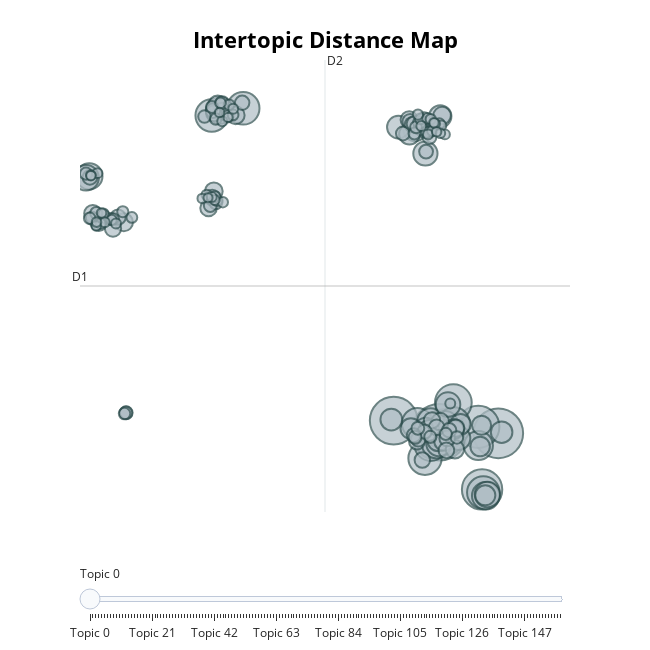

The code cell stored with this chart in its notebook:
### Code cell
counterberto2.visualize_topics()

### Figure 1 — Plotly figure (JSON) as saved in the notebook; plotly's stock layout.template omitted (floating-point values rounded to 4 significant figures; data arrays with more than 128 entries replaced by an {"elided": "..."} marker saying what was removed)
{"data": [{"customdata": {"elided": "160x5 mixed values"}, "hovertemplate": "<b>Topic %{customdata[2]}</b><br>Words: %{customdata[3]}<br>Size: %{customdata[4]}", "legendgroup": "", "marker": {"color": "#B0BEC5", "line": {"color": "DarkSlateGrey", "width": 2}, "size": {"elided": "160 int values"}, "sizemode": "area", "sizeref": 0.2419, "symbol": "circle"}, "mode": "markers", "name": "", "orientation": "v", "showlegend": false, "type": "scatter", "x": {"elided": "160 float values"}, "xaxis": "x", "y": {"elided": "160 float values"}, "yaxis": "y"}], "layout": {"annotations": [{"showarrow": false, "text": "D1", "x": 0.9088, "y": 4.963, "yshift": 10}, {"showarrow": false, "text": "D2", "x": 7.421, "xshift": 10, "y": 16.0}], "height": 650, "hoverlabel": {"bgcolor": "white", "font": {"family": "Rockwell", "size": 16}}, "legend": {"itemsizing": "constant", "tracegroupgap": 0}, "margin": {"t": 60}, "shapes": [{"line": {"color": "#CFD8DC", "width": 2}, "type": "line", "x0": 7.421, "x1": 7.421, "y0": -6.075, "y1": 16.0}, {"line": {"color": "#9E9E9E", "width": 2}, "type": "line", "x0": 0.9088, "x1": 13.93, "y0": 4.963, "y1": 4.963}], "sliders": [{"active": 0, "pad": {"t": 50}, "steps": [{"args": [{"marker.color": {"elided": "1x160 str values"}}], "label": "Topic 0", "method": "update"}, {"args": [{"marker.color": {"elided": "1x160 str values"}}], "label": "Topic 1", "method": "update"}, {"args": [{"marker.color": {"elided": "1x160 str values"}}], "label": "Topic 2", "method": "update"}, {"args": [{"marker.color": {"elided": "1x160 str values"}}], "label": "Topic 3", "method": "update"}, {"args": [{"marker.color": {"elided": "1x160 str values"}}], "label": "Topic 4", "method": "update"}, {"args": [{"marker.color": {"elided": "1x160 str values"}}], "label": "Topic 5", "method": "update"}, {"args": [{"marker.color": {"elided": "1x160 str values"}}], "label": "Topic 6", "method": "update"}, {"args": [{"marker.color": {"elided": "1x160 str values"}}], "label": "Topic 7", "method": "update"}, {"args": [{"marker.color": {"elided": "1x160 str values"}}], "label": "Topic 8", "method": "update"}, {"args": [{"marker.color": {"elided": "1x160 str values"}}], "label": "Topic 9", "method": "update"}, {"args": [{"marker.color": {"elided": "1x160 str values"}}], "label": "Topic 10", "method": "update"}, {"args": [{"marker.color": {"elided": "1x160 str values"}}], "label": "Topic 11", "method": "update"}, {"args": [{"marker.color": {"elided": "1x160 str values"}}], "label": "Topic 12", "method": "update"}, {"args": [{"marker.color": {"elided": "1x160 str values"}}], "label": "Topic 13", "method": "update"}, {"args": [{"marker.color": {"elided": "1x160 str values"}}], "label": "Topic 14", "method": "update"}, {"args": [{"marker.color": {"elided": "1x160 str values"}}], "label": "Topic 15", "method": "update"}, {"args": [{"marker.color": {"elided": "1x160 str values"}}], "label": "Topic 16", "method": "update"}, {"args": [{"marker.color": {"elided": "1x160 str values"}}], "label": "Topic 17", "method": "update"}, {"args": [{"marker.color": {"elided": "1x160 str values"}}], "label": "Topic 18", "method": "update"}, {"args": [{"marker.color": {"elided": "1x160 str values"}}], "label": "Topic 19", "method": "update"}, {"args": [{"marker.color": {"elided": "1x160 str values"}}], "label": "Topic 20", "method": "update"}, {"args": [{"marker.color": {"elided": "1x160 str values"}}], "label": "Topic 21", "method": "update"}, {"args": [{"marker.color": {"elided": "1x160 str values"}}], "label": "Topic 22", "method": "update"}, {"args": [{"marker.color": {"elided": "1x160 str values"}}], "label": "Topic 23", "method": "update"}, {"args": [{"marker.color": {"elided": "1x160 str values"}}], "label": "Topic 24", "method": "update"}, {"args": [{"marker.color": {"elided": "1x160 str values"}}], "label": "Topic 25", "method": "update"}, {"args": [{"marker.color": {"elided": "1x160 str values"}}], "label": "Topic 26", "method": "update"}, {"args": [{"marker.color": {"elided": "1x160 str values"}}], "label": "Topic 27", "method": "update"}, {"args": [{"marker.color": {"elided": "1x160 str values"}}], "label": "Topic 28", "method": "update"}, {"args": [{"marker.color": {"elided": "1x160 str values"}}], "label": "Topic 29", "method": "update"}, {"args": [{"marker.color": {"elided": "1x160 str values"}}], "label": "Topic 30", "method": "update"}, {"args": [{"marker.color": {"elided": "1x160 str values"}}], "label": "Topic 31", "method": "update"}, {"args": [{"marker.color": {"elided": "1x160 str values"}}], "label": "Topic 32", "method": "update"}, {"args": [{"marker.color": {"elided": "1x160 str values"}}], "label": "Topic 33", "method": "update"}, {"args": [{"marker.color": {"elided": "1x160 str values"}}], "label": "Topic 34", "method": "update"}, {"args": [{"marker.color": {"elided": "1x160 str values"}}], "label": "Topic 35", "method": "update"}, {"args": [{"marker.color": {"elided": "1x160 str values"}}], "label": "Topic 36", "method": "update"}, {"args": [{"marker.color": {"elided": "1x160 str values"}}], "label": "Topic 37", "method": "update"}, {"args": [{"marker.color": {"elided": "1x160 str values"}}], "label": "Topic 38", "method": "update"}, {"args": [{"marker.color": {"elided": "1x160 str values"}}], "label": "Topic 39", "method": "update"}, {"args": [{"marker.color": {"elided": "1x160 str values"}}], "label": "Topic 40", "method": "update"}, {"args": [{"marker.color": {"elided": "1x160 str values"}}], "label": "Topic 41", "method": "update"}, {"args": [{"marker.color": {"elided": "1x160 str values"}}], "label": "Topic 42", "method": "update"}, {"args": [{"marker.color": {"elided": "1x160 str values"}}], "label": "Topic 43", "method": "update"}, {"args": [{"marker.color": {"elided": "1x160 str values"}}], "label": "Topic 44", "method": "update"}, {"args": [{"marker.color": {"elided": "1x160 str values"}}], "label": "Topic 45", "method": "update"}, {"args": [{"marker.color": {"elided": "1x160 str values"}}], "label": "Topic 46", "method": "update"}, {"args": [{"marker.color": {"elided": "1x160 str values"}}], "label": "Topic 47", "method": "update"}, {"args": [{"marker.color": {"elided": "1x160 str values"}}], "label": "Topic 48", "method": "update"}, {"args": [{"marker.color": {"elided": "1x160 str values"}}], "label": "Topic 49", "method": "update"}, {"args": [{"marker.color": {"elided": "1x160 str values"}}], "label": "Topic 50", "method": "update"}, {"args": [{"marker.color": {"elided": "1x160 str values"}}], "label": "Topic 51", "method": "update"}, {"args": [{"marker.color": {"elided": "1x160 str values"}}], "label": "Topic 52", "method": "update"}, {"args": [{"marker.color": {"elided": "1x160 str values"}}], "label": "Topic 53", "method": "update"}, {"args": [{"marker.color": {"elided": "1x160 str values"}}], "label": "Topic 54", "method": "update"}, {"args": [{"marker.color": {"elided": "1x160 str values"}}], "label": "Topic 55", "method": "update"}, {"args": [{"marker.color": {"elided": "1x160 str values"}}], "label": "Topic 56", "method": "update"}, {"args": [{"marker.color": {"elided": "1x160 str values"}}], "label": "Topic 57", "method": "update"}, {"args": [{"marker.color": {"elided": "1x160 str values"}}], "label": "Topic 58", "method": "update"}, {"args": [{"marker.color": {"elided": "1x160 str values"}}], "label": "Topic 59", "method": "update"}, {"args": [{"marker.color": {"elided": "1x160 str values"}}], "label": "Topic 60", "method": "update"}, {"args": [{"marker.color": {"elided": "1x160 str values"}}], "label": "Topic 61", "method": "update"}, {"args": [{"marker.color": {"elided": "1x160 str values"}}], "label": "Topic 62", "method": "update"}, {"args": [{"marker.color": {"elided": "1x160 str values"}}], "label": "Topic 63", "method": "update"}, {"args": [{"marker.color": {"elided": "1x160 str values"}}], "label": "Topic 64", "method": "update"}, {"args": [{"marker.color": {"elided": "1x160 str values"}}], "label": "Topic 65", "method": "update"}, {"args": [{"marker.color": {"elided": "1x160 str values"}}], "label": "Topic 66", "method": "update"}, {"args": [{"marker.color": {"elided": "1x160 str values"}}], "label": "Topic 67", "method": "update"}, {"args": [{"marker.color": {"elided": "1x160 str values"}}], "label": "Topic 68", "method": "update"}, {"args": [{"marker.color": {"elided": "1x160 str values"}}], "label": "Topic 69", "method": "update"}, {"args": [{"marker.color": {"elided": "1x160 str values"}}], "label": "Topic 70", "method": "update"}, {"args": [{"marker.color": {"elided": "1x160 str values"}}], "label": "Topic 71", "method": "update"}, {"args": [{"marker.color": {"elided": "1x160 str values"}}], "label": "Topic 72", "method": "update"}, {"args": [{"marker.color": {"elided": "1x160 str values"}}], "label": "Topic 73", "method": "update"}, {"args": [{"marker.color": {"elided": "1x160 str values"}}], "label": "Topic 74", "method": "update"}, {"args": [{"marker.color": {"elided": "1x160 str values"}}], "label": "Topic 75", "method": "update"}, {"args": [{"marker.color": {"elided": "1x160 str values"}}], "label": "Topic 76", "method": "update"}, {"args": [{"marker.color": {"elided": "1x160 str values"}}], "label": "Topic 77", "method": "update"}, {"args": [{"marker.color": {"elided": "1x160 str values"}}], "label": "Topic 78", "method": "update"}, {"args": [{"marker.color": {"elided": "1x160 str values"}}], "label": "Topic 79", "method": "update"}, {"args": [{"marker.color": {"elided": "1x160 str values"}}], "label": "Topic 80", "method": "update"}, {"args": [{"marker.color": {"elided": "1x160 str values"}}], "label": "Topic 81", "method": "update"}, {"args": [{"marker.color": {"elided": "1x160 str values"}}], "label": "Topic 82", "method": "update"}, {"args": [{"marker.color": {"elided": "1x160 str values"}}], "label": "Topic 83", "method": "update"}, {"args": [{"marker.color": {"elided": "1x160 str values"}}], "label": "Topic 84", "method": "update"}, {"args": [{"marker.color": {"elided": "1x160 str values"}}], "label": "Topic 85", "method": "update"}, {"args": [{"marker.color": {"elided": "1x160 str values"}}], "label": "Topic 86", "method": "update"}, {"args": [{"marker.color": {"elided": "1x160 str values"}}], "label": "Topic 87", "method": "update"}, {"args": [{"marker.color": {"elided": "1x160 str values"}}], "label": "Topic 88", "method": "update"}, {"args": [{"marker.color": {"elided": "1x160 str values"}}], "label": "Topic 89", "method": "update"}, {"args": [{"marker.color": {"elided": "1x160 str values"}}], "label": "Topic 90", "method": "update"}, {"args": [{"marker.color": {"elided": "1x160 str values"}}], "label": "Topic 91", "method": "update"}, {"args": [{"marker.color": {"elided": "1x160 str values"}}], "label": "Topic 92", "method": "update"}, {"args": [{"marker.color": {"elided": "1x160 str values"}}], "label": "Topic 93", "method": "update"}, {"args": [{"marker.color": {"elided": "1x160 str values"}}], "label": "Topic 94", "method": "update"}, {"args": [{"marker.color": {"elided": "1x160 str values"}}], "label": "Topic 95", "method": "update"}, {"args": [{"marker.color": {"elided": "1x160 str values"}}], "label": "Topic 96", "method": "update"}, {"args": [{"marker.color": {"elided": "1x160 str values"}}], "label": "Topic 97", "method": "update"}, {"args": [{"marker.color": {"elided": "1x160 str values"}}], "label": "Topic 98", "method": "update"}, {"args": [{"marker.color": {"elided": "1x160 str values"}}], "label": "Topic 99", "method": "update"}, {"args": [{"marker.color": {"elided": "1x160 str values"}}], "label": "Topic 100", "method": "update"}, {"args": [{"marker.color": {"elided": "1x160 str values"}}], "label": "Topic 101", "method": "update"}, {"args": [{"marker.color": {"elided": "1x160 str values"}}], "label": "Topic 102", "method": "update"}, {"args": [{"marker.color": {"elided": "1x160 str values"}}], "label": "Topic 103", "method": "update"}, {"args": [{"marker.color": {"elided": "1x160 str values"}}], "label": "Topic 104", "method": "update"}, {"args": [{"marker.color": {"elided": "1x160 str values"}}], "label": "Topic 105", "method": "update"}, {"args": [{"marker.color": {"elided": "1x160 str values"}}], "label": "Topic 106", "method": "update"}, {"args": [{"marker.color": {"elided": "1x160 str values"}}], "label": "Topic 107", "method": "update"}, {"args": [{"marker.color": {"elided": "1x160 str values"}}], "label": "Topic 108", "method": "update"}, {"args": [{"marker.color": {"elided": "1x160 str values"}}], "label": "Topic 109", "method": "update"}, {"args": [{"marker.color": {"elided": "1x160 str values"}}], "label": "Topic 110", "method": "update"}, {"args": [{"marker.color": {"elided": "1x160 str values"}}], "label": "Topic 111", "method": "update"}, {"args": [{"marker.color": {"elided": "1x160 str values"}}], "label": "Topic 112", "method": "update"}, {"args": [{"marker.color": {"elided": "1x160 str values"}}], "label": "Topic 113", "method": "update"}, {"args": [{"marker.color": {"elided": "1x160 str values"}}], "label": "Topic 114", "method": "update"}, {"args": [{"marker.color": {"elided": "1x160 str values"}}], "label": "Topic 115", "method": "update"}, {"args": [{"marker.color": {"elided": "1x160 str values"}}], "label": "Topic 116", "method": "update"}, {"args": [{"marker.color": {"elided": "1x160 str values"}}], "label": "Topic 117", "method": "update"}, {"args": [{"marker.color": {"elided": "1x160 str values"}}], "label": "Topic 118", "method": "update"}, {"args": [{"marker.color": {"elided": "1x160 str values"}}], "label": "Topic 119", "method": "update"}, {"args": [{"marker.color": {"elided": "1x160 str values"}}], "label": "Topic 120", "method": "update"}, {"args": [{"marker.color": {"elided": "1x160 str values"}}], "label": "Topic 121", "method": "update"}, {"args": [{"marker.color": {"elided": "1x160 str values"}}], "label": "Topic 122", "method": "update"}, {"args": [{"marker.color": {"elided": "1x160 str values"}}], "label": "Topic 123", "method": "update"}, {"args": [{"marker.color": {"elided": "1x160 str values"}}], "label": "Topic 124", "method": "update"}, {"args": [{"marker.color": {"elided": "1x160 str values"}}], "label": "Topic 125", "method": "update"}, {"args": [{"marker.color": {"elided": "1x160 str values"}}], "label": "Topic 126", "method": "update"}, {"args": [{"marker.color": {"elided": "1x160 str values"}}], "label": "Topic 127", "method": "update"}, {"args": [{"marker.color": {"elided": "1x160 str values"}}], "label": "Topic 128", "method": "update"}, {"args": [{"marker.color": {"elided": "1x160 str values"}}], "label": "Topic 129", "method": "update"}, {"args": [{"marker.color": {"elided": "1x160 str values"}}], "label": "Topic 130", "method": "update"}, {"args": [{"marker.color": {"elided": "1x160 str values"}}], "label": "Topic 131", "method": "update"}, {"args": [{"marker.color": {"elided": "1x160 str values"}}], "label": "Topic 132", "method": "update"}, {"args": [{"marker.color": {"elided": "1x160 str values"}}], "label": "Topic 133", "method": "update"}, {"args": [{"marker.color": {"elided": "1x160 str values"}}], "label": "Topic 134", "method": "update"}, {"args": [{"marker.color": {"elided": "1x160 str values"}}], "label": "Topic 135", "method": "update"}, {"args": [{"marker.color": {"elided": "1x160 str values"}}], "label": "Topic 136", "method": "update"}, {"args": [{"marker.color": {"elided": "1x160 str values"}}], "label": "Topic 137", "method": "update"}, {"args": [{"marker.color": {"elided": "1x160 str values"}}], "label": "Topic 138", "method": "update"}, {"args": [{"marker.color": {"elided": "1x160 str values"}}], "label": "Topic 139", "method": "update"}, {"args": [{"marker.color": {"elided": "1x160 str values"}}], "label": "Topic 140", "method": "update"}, {"args": [{"marker.color": {"elided": "1x160 str values"}}], "label": "Topic 141", "method": "update"}, {"args": [{"marker.color": {"elided": "1x160 str values"}}], "label": "Topic 142", "method": "update"}, {"args": [{"marker.color": {"elided": "1x160 str values"}}], "label": "Topic 143", "method": "update"}, {"args": [{"marker.color": {"elided": "1x160 str values"}}], "label": "Topic 144", "method": "update"}, {"args": [{"marker.color": {"elided": "1x160 str values"}}], "label": "Topic 145", "method": "update"}, {"args": [{"marker.color": {"elided": "1x160 str values"}}], "label": "Topic 146", "method": "update"}, {"args": [{"marker.color": {"elided": "1x160 str values"}}], "label": "Topic 147", "method": "update"}, {"args": [{"marker.color": {"elided": "1x160 str values"}}], "label": "Topic 148", "method": "update"}, {"args": [{"marker.color": {"elided": "1x160 str values"}}], "label": "Topic 149", "method": "update"}, {"args": [{"marker.color": {"elided": "1x160 str values"}}], "label": "Topic 150", "method": "update"}, {"args": [{"marker.color": {"elided": "1x160 str values"}}], "label": "Topic 151", "method": "update"}, {"args": [{"marker.color": {"elided": "1x160 str values"}}], "label": "Topic 152", "method": "update"}, {"args": [{"marker.color": {"elided": "1x160 str values"}}], "label": "Topic 153", "method": "update"}, {"args": [{"marker.color": {"elided": "1x160 str values"}}], "label": "Topic 154", "method": "update"}, {"args": [{"marker.color": {"elided": "1x160 str values"}}], "label": "Topic 155", "method": "update"}, {"args": [{"marker.color": {"elided": "1x160 str values"}}], "label": "Topic 156", "method": "update"}, {"args": [{"marker.color": {"elided": "1x160 str values"}}], "label": "Topic 157", "method": "update"}, {"args": [{"marker.color": {"elided": "1x160 str values"}}], "label": "Topic 158", "method": "update"}, {"args": [{"marker.color": {"elided": "1x160 str values"}}], "label": "Topic 159", "method": "update"}]}], "title": {"font": {"color": "Black", "size": 22}, "text": "<b>Intertopic Distance Map", "x": 0.5, "xanchor": "center", "y": 0.95, "yanchor": "top"}, "width": 650, "xaxis": {"anchor": "y", "domain": [0, 1], "range": [0.9088, 13.93], "title": {"text": ""}, "visible": false}, "yaxis": {"anchor": "x", "domain": [0, 1], "range": [-6.075, 16.0], "title": {"text": ""}, "visible": false}}}
